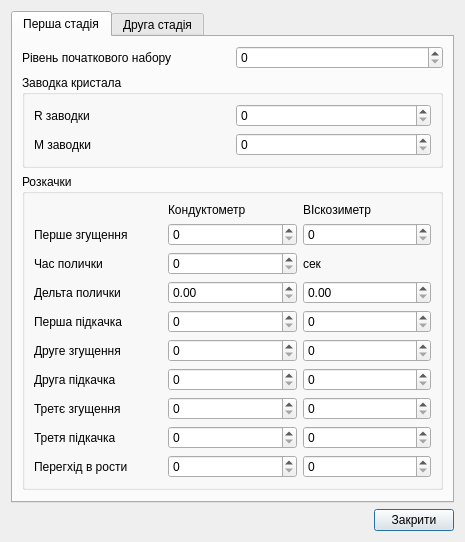
<?xml version="1.0" encoding="UTF-8"?>
<ui version="4.0">
 <class>DlgApSetup</class>
 <widget class="QDialog" name="DlgApSetup">
  <property name="geometry">
   <rect>
    <x>0</x>
    <y>0</y>
    <width>448</width>
    <height>510</height>
   </rect>
  </property>
  <property name="windowTitle">
   <string>Dialog</string>
  </property>
  <layout class="QGridLayout" name="gridLayout">
   <item row="0" column="0" colspan="2">
    <widget class="QTabWidget" name="tabWidget">
     <property name="currentIndex">
      <number>0</number>
     </property>
     <widget class="QWidget" name="tab">
      <attribute name="title">
       <string>Перша стадія</string>
      </attribute>
      <layout class="QGridLayout" name="gridLayout_2">
       <item row="0" column="0">
        <widget class="QLabel" name="label">
         <property name="text">
          <string>Рівень початкового набору</string>
         </property>
        </widget>
       </item>
       <item row="0" column="1">
        <widget class="QSpinBox" name="sb_H1">
         <property name="maximum">
          <number>100</number>
         </property>
        </widget>
       </item>
       <item row="4" column="0" colspan="2">
        <spacer name="verticalSpacer">
         <property name="orientation">
          <enum>Qt::Vertical</enum>
         </property>
         <property name="sizeHint" stdset="0">
          <size>
           <width>421</width>
           <height>1</height>
          </size>
         </property>
        </spacer>
       </item>
       <item row="1" column="0" colspan="2">
        <widget class="QGroupBox" name="groupBox">
         <property name="title">
          <string>Заводка кристала</string>
         </property>
         <layout class="QGridLayout" name="gridLayout_3">
          <item row="0" column="0">
           <widget class="QLabel" name="label_2">
            <property name="text">
             <string>R заводки</string>
            </property>
           </widget>
          </item>
          <item row="0" column="1">
           <widget class="QSpinBox" name="sb_Rzv"/>
          </item>
          <item row="1" column="0">
           <widget class="QLabel" name="label_3">
            <property name="text">
             <string>M заводки</string>
            </property>
           </widget>
          </item>
          <item row="1" column="1">
           <widget class="QSpinBox" name="sb_Mzv"/>
          </item>
         </layout>
        </widget>
       </item>
       <item row="2" column="0" colspan="2">
        <widget class="QGroupBox" name="groupBox_2">
         <property name="title">
          <string>Розкачки</string>
         </property>
         <layout class="QGridLayout" name="gridLayout_4">
          <item row="0" column="2">
           <widget class="QLabel" name="label_6">
            <property name="text">
             <string>ВІскозиметр</string>
            </property>
           </widget>
          </item>
          <item row="0" column="1">
           <widget class="QLabel" name="label_5">
            <property name="text">
             <string>Кондуктометр</string>
            </property>
           </widget>
          </item>
          <item row="1" column="0">
           <widget class="QLabel" name="label_4">
            <property name="text">
             <string>Перше згущення</string>
            </property>
           </widget>
          </item>
          <item row="1" column="1">
           <widget class="QSpinBox" name="sb_Rz1">
            <property name="maximum">
             <number>100</number>
            </property>
           </widget>
          </item>
          <item row="1" column="2">
           <widget class="QSpinBox" name="sb_Mz1">
            <property name="maximum">
             <number>100</number>
            </property>
           </widget>
          </item>
          <item row="2" column="0">
           <widget class="QLabel" name="label_7">
            <property name="text">
             <string>Час полички</string>
            </property>
           </widget>
          </item>
          <item row="2" column="1">
           <widget class="QSpinBox" name="sb_tpol">
            <property name="maximum">
             <number>100</number>
            </property>
           </widget>
          </item>
          <item row="2" column="2">
           <widget class="QLabel" name="label_8">
            <property name="text">
             <string>сек</string>
            </property>
           </widget>
          </item>
          <item row="4" column="0">
           <widget class="QLabel" name="label_9">
            <property name="text">
             <string>Перша підкачка</string>
            </property>
           </widget>
          </item>
          <item row="4" column="1">
           <widget class="QSpinBox" name="sb_Rp1">
            <property name="maximum">
             <number>100</number>
            </property>
           </widget>
          </item>
          <item row="4" column="2">
           <widget class="QSpinBox" name="sb_Mp1">
            <property name="maximum">
             <number>100</number>
            </property>
           </widget>
          </item>
          <item row="5" column="0">
           <widget class="QLabel" name="label_10">
            <property name="text">
             <string>Друге згущення</string>
            </property>
           </widget>
          </item>
          <item row="5" column="1">
           <widget class="QSpinBox" name="sb_Rz2">
            <property name="maximum">
             <number>100</number>
            </property>
           </widget>
          </item>
          <item row="5" column="2">
           <widget class="QSpinBox" name="sb_Mz2">
            <property name="maximum">
             <number>100</number>
            </property>
           </widget>
          </item>
          <item row="6" column="0">
           <widget class="QLabel" name="label_11">
            <property name="text">
             <string>Друга підкачка</string>
            </property>
           </widget>
          </item>
          <item row="6" column="1">
           <widget class="QSpinBox" name="sb_Rp2">
            <property name="maximum">
             <number>100</number>
            </property>
           </widget>
          </item>
          <item row="6" column="2">
           <widget class="QSpinBox" name="sb_Mp2">
            <property name="maximum">
             <number>100</number>
            </property>
           </widget>
          </item>
          <item row="7" column="0">
           <widget class="QLabel" name="label_12">
            <property name="text">
             <string>Третє згущення</string>
            </property>
           </widget>
          </item>
          <item row="7" column="1">
           <widget class="QSpinBox" name="sb_Rz3">
            <property name="maximum">
             <number>100</number>
            </property>
           </widget>
          </item>
          <item row="7" column="2">
           <widget class="QSpinBox" name="sb_Mz3">
            <property name="maximum">
             <number>100</number>
            </property>
           </widget>
          </item>
          <item row="8" column="0">
           <widget class="QLabel" name="label_13">
            <property name="text">
             <string>Третя підкачка</string>
            </property>
           </widget>
          </item>
          <item row="8" column="1">
           <widget class="QSpinBox" name="sb_Rp3">
            <property name="maximum">
             <number>100</number>
            </property>
           </widget>
          </item>
          <item row="8" column="2">
           <widget class="QSpinBox" name="sb_Mp3">
            <property name="maximum">
             <number>100</number>
            </property>
           </widget>
          </item>
          <item row="9" column="0">
           <widget class="QLabel" name="label_14">
            <property name="text">
             <string>Перегхід в рости</string>
            </property>
           </widget>
          </item>
          <item row="9" column="1">
           <widget class="QSpinBox" name="sb_Rr10">
            <property name="maximum">
             <number>100</number>
            </property>
           </widget>
          </item>
          <item row="9" column="2">
           <widget class="QSpinBox" name="sb_Mr10">
            <property name="maximum">
             <number>100</number>
            </property>
           </widget>
          </item>
          <item row="3" column="0">
           <widget class="QLabel" name="label_15">
            <property name="text">
             <string>Дельта полички</string>
            </property>
           </widget>
          </item>
          <item row="3" column="1">
           <widget class="QDoubleSpinBox" name="sb_dRPol">
            <property name="maximum">
             <double>100.000000000000000</double>
            </property>
           </widget>
          </item>
          <item row="3" column="2">
           <widget class="QDoubleSpinBox" name="sb_dMPol">
            <property name="maximum">
             <double>100.000000000000000</double>
            </property>
           </widget>
          </item>
         </layout>
        </widget>
       </item>
      </layout>
     </widget>
     <widget class="QWidget" name="tab_2">
      <attribute name="title">
       <string>Друга стадія</string>
      </attribute>
     </widget>
    </widget>
   </item>
   <item row="1" column="0">
    <spacer name="horizontalSpacer">
     <property name="orientation">
      <enum>Qt::Horizontal</enum>
     </property>
     <property name="sizeHint" stdset="0">
      <size>
       <width>351</width>
       <height>20</height>
      </size>
     </property>
    </spacer>
   </item>
   <item row="1" column="1">
    <widget class="QPushButton" name="pushButton">
     <property name="text">
      <string>Закрити</string>
     </property>
    </widget>
   </item>
  </layout>
 </widget>
 <resources/>
 <connections/>
</ui>
